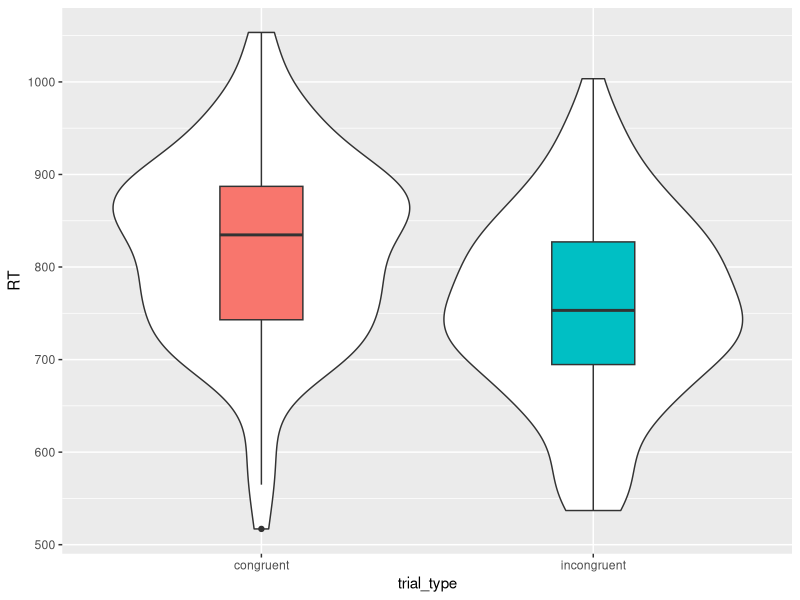
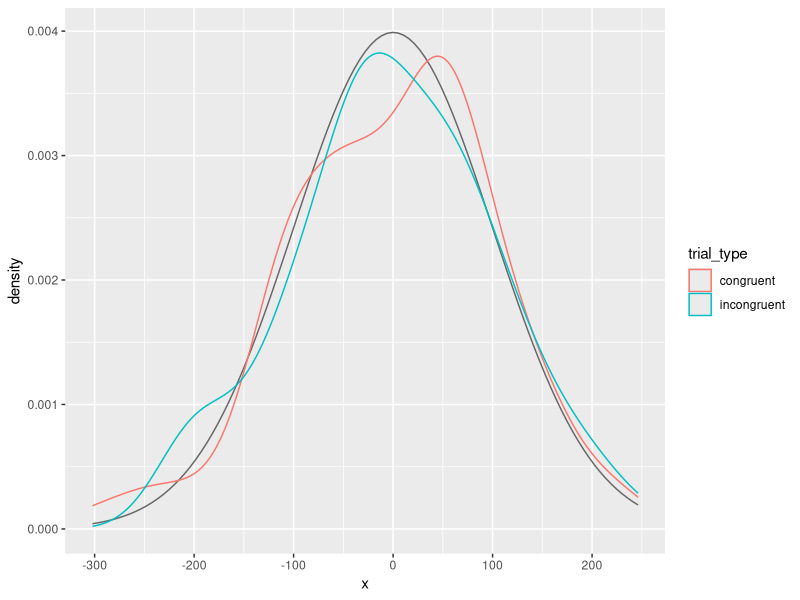
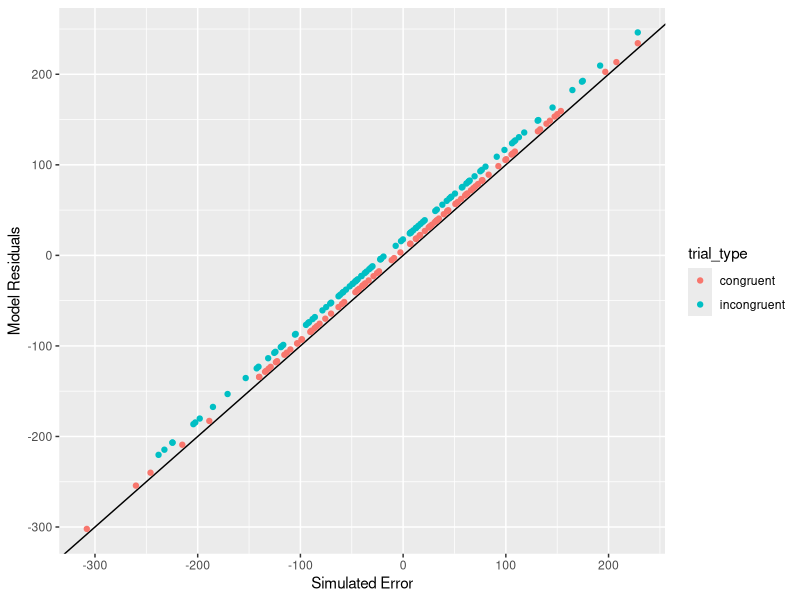
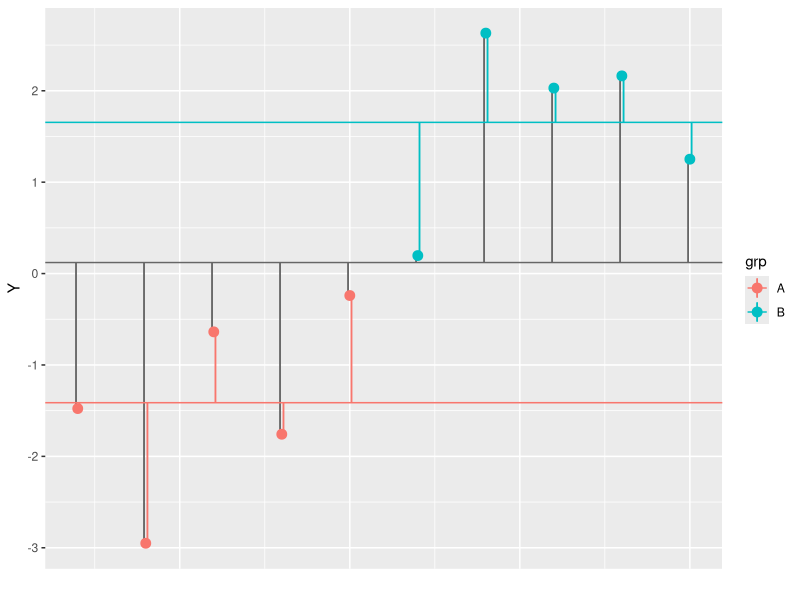

Source code (R) for these figures, in order:
## ---- chunk 1
# libraries needed for these examples
library(tidyverse)
library(broom)

set.seed(30250) # makes sure random numbers are reproducible
## ---- chunk 2
n_per_grp <- 100
mu <- 800 # average RT
effect <- 50 # average different between congruent and incongruent trials
error_sd <- 100 # standard deviation of the error term
trial_types <- c("congruent" = 0.5, "incongruent" = -0.5) # effect code
## ---- chunk 3
dat <- data.frame(
  trial_type = rep(names(trial_types), each = n_per_grp),
  trial_type.e = rep(trial_types, each = n_per_grp),
  error = rnorm(2*n_per_grp, 0, error_sd)
) %>%
  mutate(RT = mu + effect*trial_type.e + error)
## ---- chunk 4
ggplot(dat, aes(trial_type, RT)) + 
  geom_violin() +
  geom_boxplot(aes(fill = trial_type), width = 0.25, show.legend = FALSE)
## ---- chunk 5
my_lm <- lm(RT ~ trial_type.e, data = dat)

summary(my_lm)
## ---- chunk 6
res <- residuals(my_lm)

ggplot(dat) + 
  stat_function(aes(0), color = "grey40",
                fun = dnorm, n = 101, 
                args = list(mean = 0, sd = error_sd)) +
  geom_density(aes(res, color = trial_type))
  
## ---- chunk 7
ggplot(dat) +
  geom_abline(slope = 1) +
  geom_point(aes(error, res,color = trial_type)) +
  ylab("Model Residuals") +
  xlab("Simulated Error")
## ---- chunk 8
int_est <- my_lm$coefficients[["(Intercept)"]]
tt_est  <- my_lm$coefficients[["trial_type.e"]]
tt_code <- trial_types[["congruent"]]

new_congruent_RT <- int_est + tt_est * tt_code

new_congruent_RT
## ---- chunk 9
predict(my_lm, tibble(trial_type.e = 0.5))
## ---- chunk 10
dat <- dat %>% mutate(
  trial_type.sum = rep(c(+1, -1), each = n_per_grp),
  trial_type.tr = rep(c(1, 0), each = n_per_grp)
)
## ---- chunk 11
lm(RT ~ trial_type.e, data = dat)$coefficients
## ---- chunk 12
lm(RT ~ trial_type.sum, data = dat)$coefficients
## ---- chunk 13
lm(RT ~ trial_type.tr, data = dat)$coefficients
## ---- chunk 14
t.test(RT ~ trial_type.e, data = dat, var.equal = TRUE)
## ---- chunk 15
my_aov <- aov(RT ~ trial_type.e, data = dat)

summary(my_aov, intercept = TRUE)
## ---- chunk 16
f <- broom::tidy(my_aov)$statistic[1]
sqrt(f)
## ---- chunk 17
two_sample <- function(n = 10, m1 = 0, m2 = 0, sd1 = 1, sd2 = 1) {
  s1 <- rnorm(n, m1, sd1)
  s2 <- rnorm(n, m2, sd2)
  
  data.frame(
    Y = c(s1, s2),
    grp = rep(c("A", "B"), each = n)
  )
}
## ---- chunk 18
dat <- two_sample(5, -2, +2, 1, 1)
## ---- chunk 19
group_by(dat, grp) %>% 
  mutate(Ymean = mean(Y)) %>%
  ungroup() %>%
  mutate(i = row_number()) %>%
  ggplot(aes(i, Y, color = grp)) +
    geom_hline(yintercept = mean(dat$Y), color = "grey40") +
    geom_linerange(aes(x = i-0.025, ymin = Y, ymax = mean(dat$Y)), color = "grey40") +
    geom_linerange(aes(x = i-0.025, ymin = mean(dat$Y), ymax = Y), color = "grey40") +
    geom_hline(aes(yintercept = Ymean, color = grp)) +
    geom_linerange(aes(x = i+0.025, ymin = Y, ymax = Ymean, group = i, color = grp)) +
    geom_linerange(aes(x = i+0.025, ymin = Ymean, ymax = Y, group = i, color = grp)) +
    geom_point(size = 3) +
    theme(axis.text.x = element_blank(),
          axis.ticks.x = element_blank()) +
  xlab("")
  
## ---- chunk 20
decomp <- dat %>% 
  select(Y, grp) %>%
  mutate(mu = mean(Y)) %>%     # calculate mu_hat
  group_by(grp) %>%
  mutate(a = mean(Y) - mu) %>% # calculate a_hat for each grp
  ungroup() %>%
  mutate(err = Y - mu - a)     # calculate residual error
## ---- chunk 21
SS <- decomp %>%
  summarise(mu = sum(mu*mu),
            a = sum(a*a),
            err = sum(err*err))
## ---- chunk 22
SS_Y <- sum(decomp$Y^2)
SS_Y == SS$mu + SS$a + SS$err
## ---- chunk 23
K <- n_distinct(dat$grp)
N <- nrow(dat)
df <- c(mu = 1, a = K - 1, err = N - K)
MS <- SS / df
## ---- chunk 24
F_mu <- MS$mu / MS$err
F_a  <- MS$a  / MS$err
p_mu <- pf(F_mu, df1 = df['mu'], df2 = df['err'], lower.tail = FALSE)
p_a  <- pf(F_a,  df1 = df['a'],  df2 = df['err'], lower.tail = FALSE)
## ---- chunk 25
my_calcs <- data.frame(
  term = c("Intercept", "grp", "Residuals"),
  Df = df,
  SS = c(SS$mu, SS$a, SS$err),
  MS = c(MS$mu, MS$a, MS$err),
  F = c(F_mu, F_a, NA),
  p = c(p_mu, p_a, NA)
)
## ---- chunk 26
aov(Y ~ grp, data = dat) %>% summary(intercept = TRUE)
